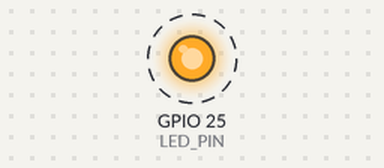
Simulated run of this sketch. Board: ESP32. On the bench: output pins drawn as LEDs (lit = HIGH). Dashed ring = blinking.

Above: at 0.2 s.
Timing chart, 0 to 3.0 s (numbered marks = the images above):
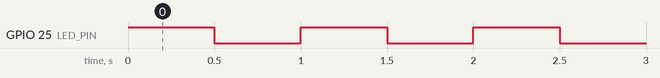

The sketch:

HelloWorld-blink.ino
```cpp
/****************************************
  Blink

  DARC-HamGroup LoRaWAN

  eine blinkende LED als Hello-World-Programm

  20.09.2021  Jürgen, DL8MA

  http://www.p37.de/LoRaWAN

*/

#define LED_PIN   25                          // I/O-Pin über für die eingebaute LED

#define ON        500                         //  Einschaltzeit in ms
#define OUT       500                         //  Ausschaltzeit in ms

void setup() {
  pinMode(LED_PIN , OUTPUT);                  // Port-Pin als Ausgabe schalten
}

void loop() {
  digitalWrite(LED_PIN , HIGH);               // LED einschalten
  delay( ON );
  digitalWrite(LED_PIN , LOW);                // LED ausschalten
  delay( OUT );
}
```

Measured:
- by itself, GPIO 25 (LED_PIN): alternates HIGH for 0.50 s and LOW for 0.50 s
